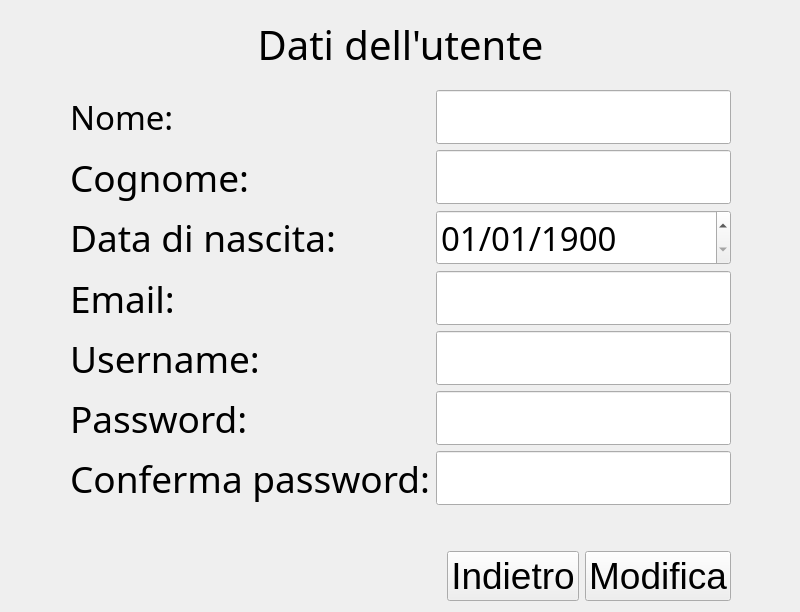
<?xml version="1.0" encoding="UTF-8"?>
<ui version="4.0">
 <class>EditUserView</class>
 <widget class="QWidget" name="EditUserView">
  <property name="geometry">
   <rect>
    <x>0</x>
    <y>0</y>
    <width>800</width>
    <height>612</height>
   </rect>
  </property>
  <property name="windowTitle">
   <string>Form</string>
  </property>
  <layout class="QGridLayout" name="gridLayout">
   <item row="1" column="1">
    <layout class="QVBoxLayout" name="verticalLayout">
     <item>
      <spacer name="verticalSpacer_2">
       <property name="orientation">
        <enum>Qt::Vertical</enum>
       </property>
       <property name="sizeHint" stdset="0">
        <size>
         <width>20</width>
         <height>40</height>
        </size>
       </property>
      </spacer>
     </item>
     <item>
      <widget class="QLabel" name="label_8">
       <property name="font">
        <font>
         <family>Maiandra GD</family>
         <pointsize>30</pointsize>
        </font>
       </property>
       <property name="text">
        <string>Dati dell'utente</string>
       </property>
       <property name="alignment">
        <set>Qt::AlignCenter</set>
       </property>
      </widget>
     </item>
     <item>
      <spacer name="verticalSpacer_6">
       <property name="orientation">
        <enum>Qt::Vertical</enum>
       </property>
       <property name="sizeHint" stdset="0">
        <size>
         <width>20</width>
         <height>40</height>
        </size>
       </property>
      </spacer>
     </item>
     <item>
      <spacer name="verticalSpacer_5">
       <property name="orientation">
        <enum>Qt::Vertical</enum>
       </property>
       <property name="sizeHint" stdset="0">
        <size>
         <width>20</width>
         <height>40</height>
        </size>
       </property>
      </spacer>
     </item>
     <item>
      <layout class="QFormLayout" name="formLayout">
       <property name="sizeConstraint">
        <enum>QLayout::SetFixedSize</enum>
       </property>
       <item row="2" column="0">
        <widget class="QLabel" name="label">
         <property name="font">
          <font>
           <family>Maiandra GD</family>
           <pointsize>25</pointsize>
          </font>
         </property>
         <property name="text">
          <string>Nome:</string>
         </property>
        </widget>
       </item>
       <item row="2" column="1">
        <widget class="QLineEdit" name="name">
         <property name="font">
          <font>
           <family>Maiandra GD</family>
           <pointsize>25</pointsize>
          </font>
         </property>
        </widget>
       </item>
       <item row="3" column="0">
        <widget class="QLabel" name="label_2">
         <property name="font">
          <font>
           <family>Maiandra GD</family>
           <pointsize>28</pointsize>
          </font>
         </property>
         <property name="text">
          <string>Cognome:</string>
         </property>
        </widget>
       </item>
       <item row="3" column="1">
        <widget class="QLineEdit" name="surname">
         <property name="font">
          <font>
           <family>Maiandra GD</family>
           <pointsize>25</pointsize>
          </font>
         </property>
        </widget>
       </item>
       <item row="4" column="0">
        <widget class="QLabel" name="label_3">
         <property name="font">
          <font>
           <family>Maiandra GD</family>
           <pointsize>28</pointsize>
          </font>
         </property>
         <property name="text">
          <string>Data di nascita:</string>
         </property>
        </widget>
       </item>
       <item row="4" column="1">
        <widget class="QDateEdit" name="date">
         <property name="font">
          <font>
           <family>Maiandra GD</family>
           <pointsize>25</pointsize>
          </font>
         </property>
         <property name="dateTime">
          <datetime>
           <hour>0</hour>
           <minute>0</minute>
           <second>0</second>
           <year>1900</year>
           <month>1</month>
           <day>1</day>
          </datetime>
         </property>
         <property name="displayFormat">
          <string>dd/MM/yyyy</string>
         </property>
        </widget>
       </item>
       <item row="5" column="0">
        <widget class="QLabel" name="label_4">
         <property name="font">
          <font>
           <family>Maiandra GD</family>
           <pointsize>28</pointsize>
          </font>
         </property>
         <property name="text">
          <string>Email:</string>
         </property>
        </widget>
       </item>
       <item row="5" column="1">
        <widget class="QLineEdit" name="email">
         <property name="font">
          <font>
           <family>Maiandra GD</family>
           <pointsize>25</pointsize>
          </font>
         </property>
        </widget>
       </item>
       <item row="6" column="0">
        <widget class="QLabel" name="label_5">
         <property name="font">
          <font>
           <family>Maiandra GD</family>
           <pointsize>28</pointsize>
          </font>
         </property>
         <property name="text">
          <string>Username:</string>
         </property>
        </widget>
       </item>
       <item row="6" column="1">
        <widget class="QLineEdit" name="username">
         <property name="font">
          <font>
           <family>Maiandra GD</family>
           <pointsize>25</pointsize>
          </font>
         </property>
        </widget>
       </item>
       <item row="7" column="0">
        <widget class="QLabel" name="label_6">
         <property name="font">
          <font>
           <family>Maiandra GD</family>
           <pointsize>28</pointsize>
          </font>
         </property>
         <property name="text">
          <string>Password:</string>
         </property>
        </widget>
       </item>
       <item row="7" column="1">
        <widget class="QLineEdit" name="password">
         <property name="font">
          <font>
           <family>Maiandra GD</family>
           <pointsize>25</pointsize>
          </font>
         </property>
         <property name="echoMode">
          <enum>QLineEdit::Password</enum>
         </property>
        </widget>
       </item>
       <item row="8" column="0">
        <widget class="QLabel" name="label_7">
         <property name="font">
          <font>
           <family>Maiandra GD</family>
           <pointsize>28</pointsize>
          </font>
         </property>
         <property name="text">
          <string>Conferma password:</string>
         </property>
        </widget>
       </item>
       <item row="8" column="1">
        <widget class="QLineEdit" name="passwordConferma">
         <property name="font">
          <font>
           <family>Maiandra GD</family>
           <pointsize>25</pointsize>
          </font>
         </property>
         <property name="echoMode">
          <enum>QLineEdit::Password</enum>
         </property>
        </widget>
       </item>
      </layout>
     </item>
     <item>
      <spacer name="verticalSpacer">
       <property name="orientation">
        <enum>Qt::Vertical</enum>
       </property>
       <property name="sizeType">
        <enum>QSizePolicy::Fixed</enum>
       </property>
       <property name="sizeHint" stdset="0">
        <size>
         <width>20</width>
         <height>40</height>
        </size>
       </property>
      </spacer>
     </item>
     <item>
      <layout class="QHBoxLayout" name="horizontalLayout_2">
       <item>
        <spacer name="horizontalSpacer">
         <property name="orientation">
          <enum>Qt::Horizontal</enum>
         </property>
         <property name="sizeHint" stdset="0">
          <size>
           <width>40</width>
           <height>20</height>
          </size>
         </property>
        </spacer>
       </item>
       <item>
        <widget class="QPushButton" name="back">
         <property name="font">
          <font>
           <pointsize>28</pointsize>
          </font>
         </property>
         <property name="text">
          <string>Indietro</string>
         </property>
        </widget>
       </item>
       <item>
        <widget class="QPushButton" name="done">
         <property name="font">
          <font>
           <pointsize>28</pointsize>
          </font>
         </property>
         <property name="text">
          <string>Modifica</string>
         </property>
        </widget>
       </item>
      </layout>
     </item>
    </layout>
   </item>
   <item row="2" column="1">
    <spacer name="verticalSpacer_3">
     <property name="orientation">
      <enum>Qt::Vertical</enum>
     </property>
     <property name="sizeHint" stdset="0">
      <size>
       <width>20</width>
       <height>40</height>
      </size>
     </property>
    </spacer>
   </item>
   <item row="1" column="0">
    <spacer name="horizontalSpacer_2">
     <property name="orientation">
      <enum>Qt::Horizontal</enum>
     </property>
     <property name="sizeHint" stdset="0">
      <size>
       <width>40</width>
       <height>20</height>
      </size>
     </property>
    </spacer>
   </item>
   <item row="1" column="2">
    <spacer name="horizontalSpacer_3">
     <property name="orientation">
      <enum>Qt::Horizontal</enum>
     </property>
     <property name="sizeHint" stdset="0">
      <size>
       <width>40</width>
       <height>20</height>
      </size>
     </property>
    </spacer>
   </item>
   <item row="0" column="1">
    <spacer name="verticalSpacer_4">
     <property name="orientation">
      <enum>Qt::Vertical</enum>
     </property>
     <property name="sizeHint" stdset="0">
      <size>
       <width>20</width>
       <height>40</height>
      </size>
     </property>
    </spacer>
   </item>
  </layout>
 </widget>
 <resources/>
 <connections/>
</ui>
